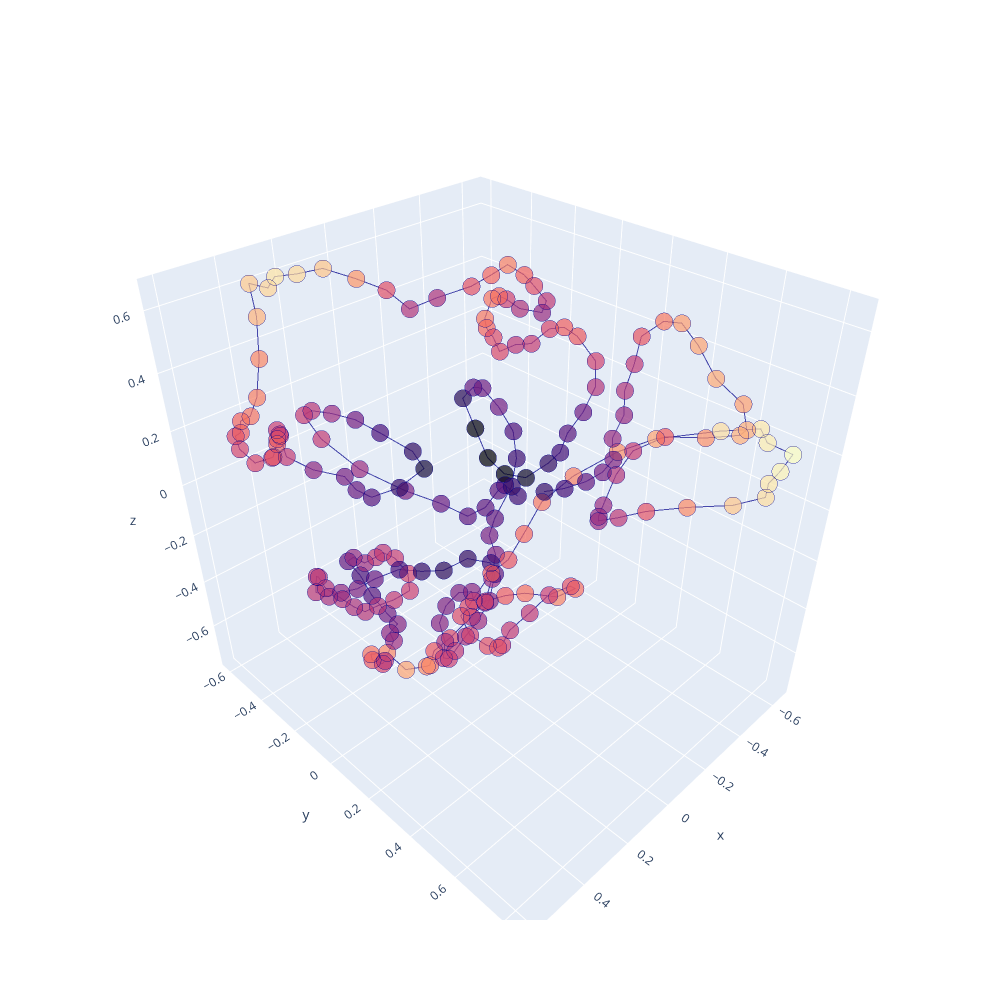

Notebook code cell kept with this figure:
### Markdown cell above
Predicted Trussart structure according to its pointwise confidence

### Code cell
color = 'magma'
plot_pred_conf(trussart_pred_structure_superposed, pLLDTs, color)

### Figure 1 — Plotly figure (JSON) as saved in the notebook; plotly's stock layout.template omitted (floating-point values rounded to 4 significant figures; data arrays with more than 128 entries replaced by an {"elided": "..."} marker saying what was removed)
{"data": [{"line": {"color": "darkblue", "width": 2}, "marker": {"color": {"elided": "202 float values"}, "colorscale": [[0, "#000004"], [0.1111, "#180f3d"], [0.2222, "#440f76"], [0.3333, "#721f81"], [0.4444, "#9e2f7f"], [0.5556, "#cd4071"], [0.6667, "#f1605d"], [0.7778, "#fd9668"], [0.8889, "#feca8d"], [1, "#fcfdbf"]], "line": {"width": 3}, "size": 6}, "opacity": 0.7, "scene": "scene", "type": "scatter3d", "x": {"elided": "202 float values"}, "y": {"elided": "202 float values"}, "z": {"elided": "202 float values"}}], "layout": {"height": 1000, "scene": {"domain": {"x": [0, 1], "y": [0, 1]}}, "width": 1000}}
